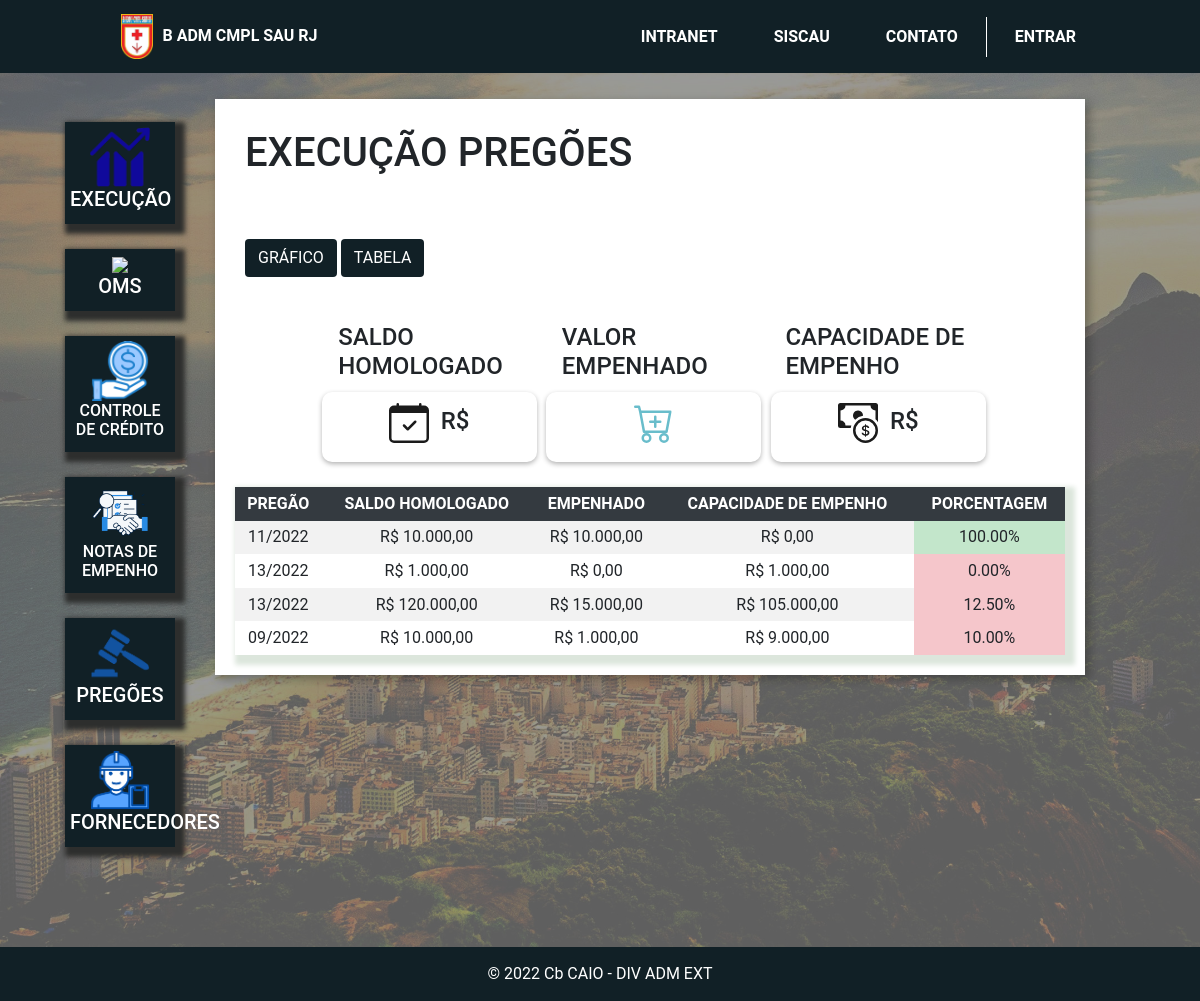
The app's page /home_tabela/ with its own data.
### pregoes/models.py (models this page shows, shortened)
class Pregao(models.Model):
    SITUACAO_CHICES = (
    ('HOMOLOGADO','HOMOLOGADO'),
    ('CJU','CJU'),
    )
    saldo_homologado = models.FloatField()
    pregao = models.CharField(max_length=7, null=False, blank=False)
    situacao = models.CharField(max_length=20, choices=SITUACAO_CHICES)
    descrição = models.CharField(max_length=200, null=False, blank=False)
    oms_favorecidas = models.ManyToManyField("oms.Om")
    termo_homolocao = models.URLField()
    catalago = models.FileField(upload_to='catalago', null=True, blank=True)

### pregoes/views.py (the view)
# urls.py: path('home_tabela/', views.home_tabela, name='home_tabela'),
def home_tabela(request):
    pregao = Pregao.objects.all()
    lista = []
    for i in pregao:
        empenhado = Empenho.objects.filter(pregao_id=i.id).aggregate(Sum('valor'))
        if empenhado['valor__sum']:
            empenhado = empenhado['valor__sum']
        else:
            empenhado = 0
        try:
            inicial = float(i.saldo_homologado)
            final = float(empenhado)
            soma = inicial + final
            capacidade = inicial - empenhado
            r = (soma - inicial) / inicial * 100
            r = '{:.2f}'.format(r)
        except Exception as e:
            print(e)
            pass
        if True:
            if float(r) < 50:
                classe = "table-danger"
            elif float(r) >= 50 and float(r) < 70:
                classe = "table-warning"
            elif float(r) > 70:
                classe = "table-success"
            prioridade = f'''class="{classe}"'''
        prioridade = mark_safe(str(prioridade))
        n = tabela.Tabela(i, empenhado, capacidade, r, prioridade)
        lista.append(n)
    return render(request, 'home_tabela.html', {'lista':lista})

### plataforma/templates/home_tabela.html (shortened to what this page needs)
{% extends 'base_plataforma.html' %}
{% load static %}
{% block 'plataforma' %}
<div class="wrapper">
    <div class="box">
            <div class="header-box">
                <h1> EXECUÇÃO PREGÕES </h1>
            </div>
        <br>
        <div class='home'>
            <a href='{% url 'home'%}' class="btn bg-fundo">GRÁFICO</a>
            <a href='{% url 'home_tabela'%}' class="btn bg-fundo">TABELA</a>
           </div>
            <div class="body-box">
                <br>
                <div class="row informacoes">
                    <div class='col-md-3 informacoes_basicas1'>
                        <h4>SALDO HOMOLOGADO</h4>
                    </div>
                    <div class='col-md-3 informacoes_basicas1'>
                        <h4>VALOR EMPENHADO</h4>
                    </div>
                    <div class='col-md-3 informacoes_basicas1'>
                        <h4>CAPACIDADE DE EMPENHO</h4>
                    </div>
                </div>
                 <div class="row informacoes">
                    <div  class="col-md-3 informacoes_basicas">
                        <h4>  &nbspR$ </h4>
                    </div>
                    <div class="col-md-3 informacoes_basicas">
                        <h4> <svg class="icone" xmlns="http://www.w3.org/2000/svg"  fill="currentColor" class="bi bi-calendar-check" viewBox="0 0 16 16">
                         &nbspR$ </h4>
                    </div>
                    <div class="col-md-3 informacoes_basicas">
                       <h4>  &nbspR$ </h4>
                    </div>
                </div>
                <br>
                <table class="tabela table-striped table-hover table-sm" cellpadding="20">
                    <thead class='table-dark'>
                       <tr >
                        <th>PREGÃO</th>
                        <th>SALDO HOMOLOGADO</th>
                        <th>EMPENHADO</th>
                        <th>CAPACIDADE DE EMPENHO</th>
                        <th>PORCENTAGEM</th>
                    </tr>
                    </thead>
                    <tbody>
                        {% for i in lista %}
                        <tr>
                            <td>{{i.pe}}</td>
                            <td>{{i.homologado}}</td>
                            <td>{{i.empenhado}}</td>
                            <td>{{i.capacidade}}</td>
                            <td {{i.prioridade}}>{{i.percent}}</td>
                        </tr>
                        {% endfor %}
                    </tbody>
                </table>
            </div>
            </div>
    </div>
</div>
{% endblock 'plataforma' %}

### templates/static/autenticacao/css/style.css (style rules this page uses)
* { margin: 0; box-sizing: border-box; padding: 0; }
.body-b { font-family: 'Roboto', sans-serif; background: url("../img/rj1.jpg") center center/cover; background-color: rgba(0, 0, 0, 0.4); background-blend-mode: color; width: 100%; min-height: 100vh; }
.home { text-align: left; margin-left: 30px; }
.bg-fundo { background-color: #112026 !important; color: white; }
table { box-shadow: 5px 5px 5px 5px rgb(220, 230, 220); text-align: center; }
.informacoes_basicas { display: flex; justify-content: center; align-items: center; background-color: #ffffff; height: 70px; margin: 1px; border-radius: 10px; box-shadow: 0 2px 5px rgba(0, 0, 0, 0.3); margin-left: 1%; }
.informacoes { display: flex; justify-content: center; align-items: center; }
.informacoes_basicas1 { display: flex; justify-content: center; align-items: center; background-color: #ffffff; height: 70px; margin: 1; margin-left: 1%; }
.icone { color: #1b1b1b; width: 40px; }

### templates/static/plataforma/css/empresas.css (style rules this page uses)
.wrapper { margin-top: 3%; display: flex; flex-direction: row; justify-content: center; align-items: center; }
.box { width: 80vw; background: #fff; box-shadow: 4px 4px 10px rgba(0,0,0,.3); margin-bottom: 100px; }
.header-box { padding: 30px; }
.body-box { padding: 20px; }
.tabela { width: 100%; margin-top: 0px; }

### records on screen
Pregao: pe "11/2022"
Pregao: pe "13/2022"
Pregao: pe "13/2022"
Pregao: pe "09/2022"

### other values on screen
{{ i.homologado }} "R$ 10.000,00" "R$ 1.000,00" "R$ 120.000,00" "R$ 10.000,00"
{{ i.empenhado }} "R$ 10.000,00" "R$ 0,00" "R$ 15.000,00" "R$ 1.000,00"
{{ i.capacidade }} "R$ 0,00" "R$ 1.000,00" "R$ 105.000,00" "R$ 9.000,00"
{{ i.percent }} "100.00%" "0.00%" "12.50%" "10.00%"
